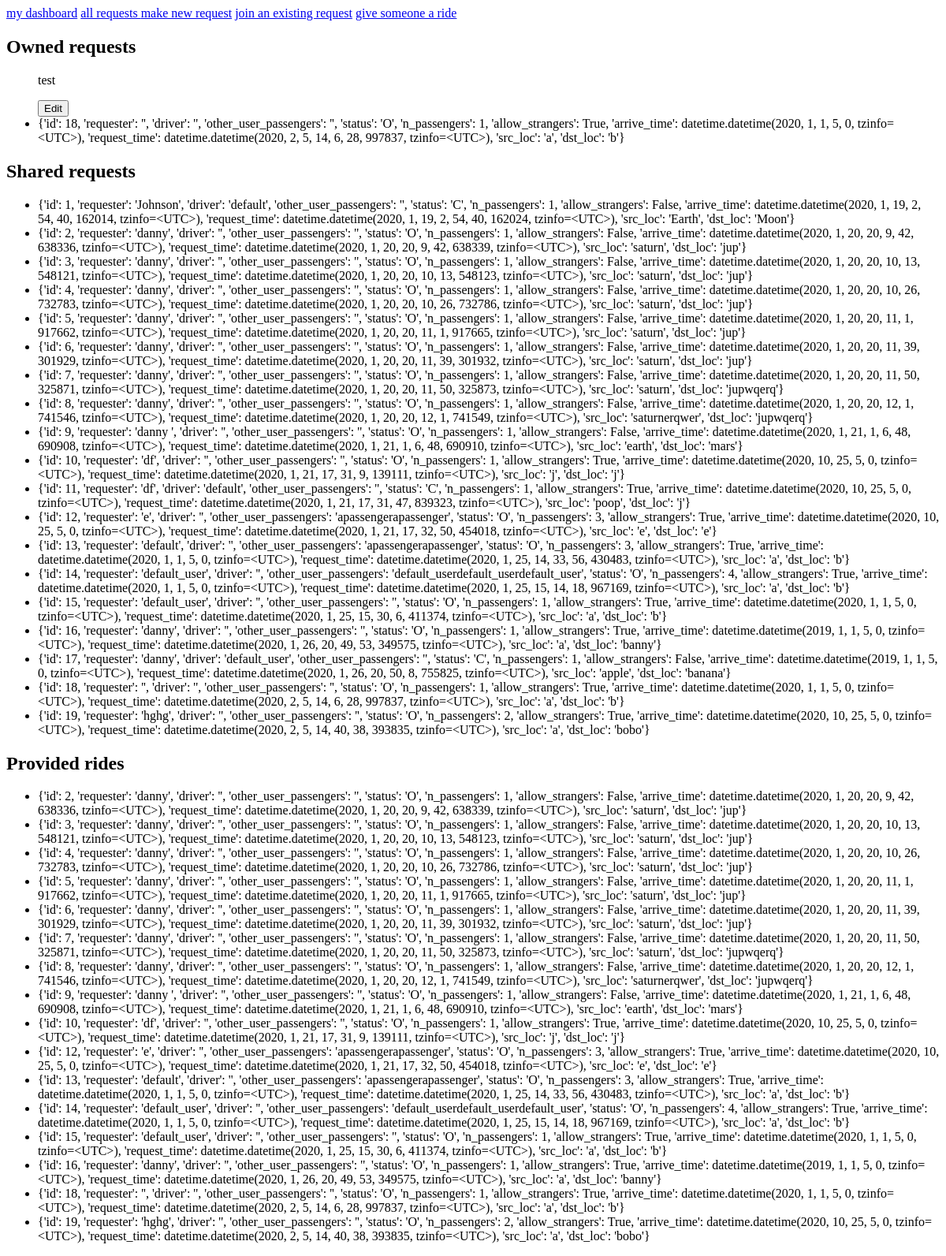
Page /riderequests/my_dashboard/ on the earlier database version.
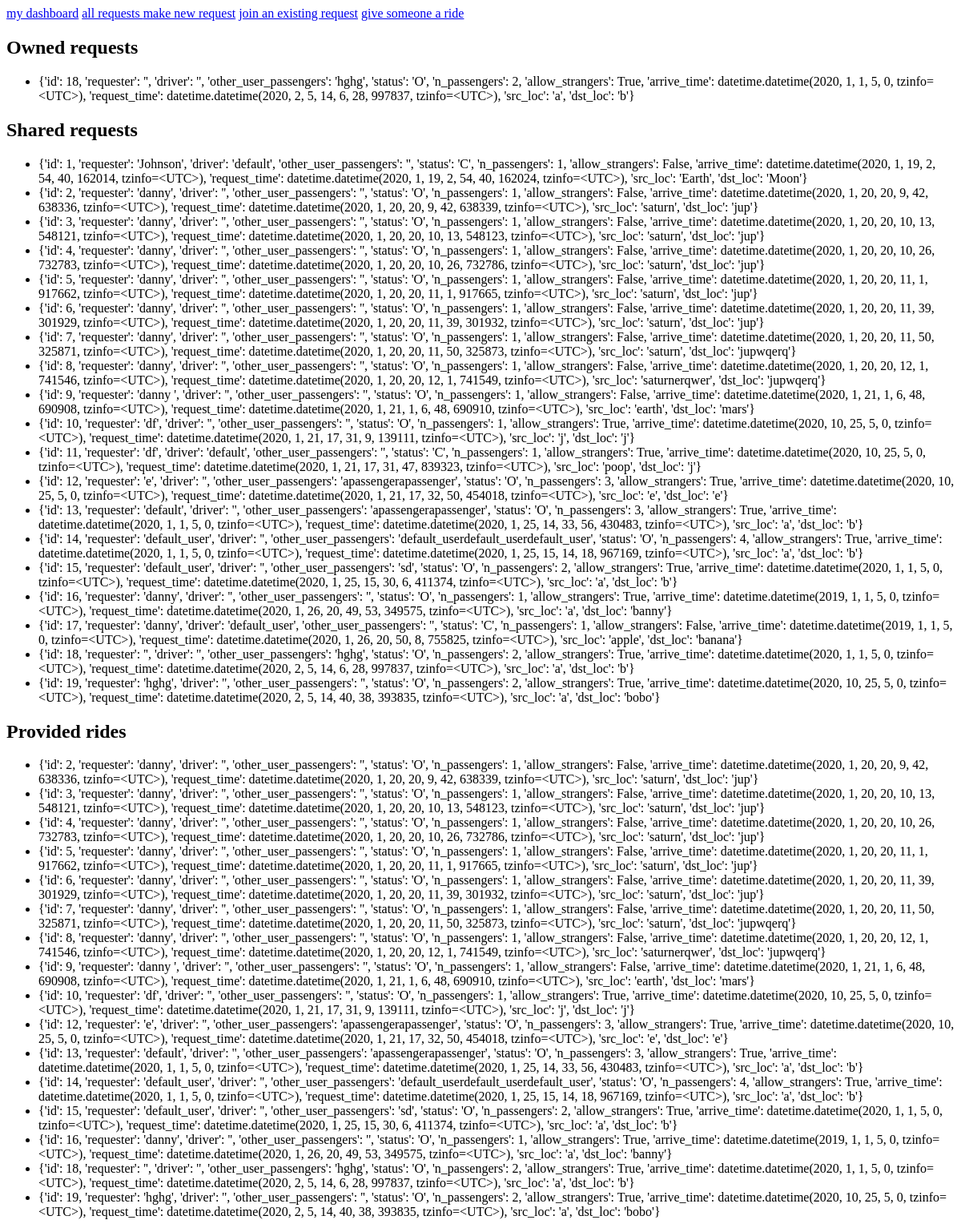
Same page on the later database version.
### riderequests/models.py (models this page shows)
class Request(models.Model):
    OPEN = 'O'
    CONFIRMED = 'C'
    COMPLETED = 'F'
    STATUSES = (
            (OPEN, 'open'),
            (CONFIRMED, 'confirmed'),
            (COMPLETED, 'completed'),
    )
    requester = models.CharField(max_length=50)
    driver = models.CharField(max_length = 50, default = '')
    other_user_passengers =  models.CharField(max_length = 500, default = '')
    status = models.CharField(
            max_length=1,
            choices = STATUSES,
            default = OPEN)
    n_passengers = models.IntegerField(default = 1)
    allow_strangers = models.BooleanField(default = False)
    arrive_time = models.DateTimeField('expected arrival')
    request_time = models.DateTimeField('request sent time',default = datetime.now)
    src_loc = models.CharField(max_length = 500)
    dst_loc = models.CharField(max_length = 500)
    def __str__(self):
        tmp = copy.copy(self.__dict__)
        del tmp['_state']
        return str(tmp)

### riderequests/views.py (the view)
# urls.py: path('my_dashboard/', views.my_dashboard, name = 'my_dashboard'),
def my_dashboard(request):
    user = get_user(request)
    owned_requests = Request.objects.filter(requester__exact = user)
    provided_rides = Request.objects.filter(driver__exact = user)
    shared_requests = Request.objects.filter(other_user_passengers__contains = user)
    ctx = {'owned_requests':owned_requests, 'provided_rides': provided_rides,
            'shared_requests':shared_requests}
    template = loader.get_template('riderequests/my_dashboard.html')
    return HttpResponse(template.render(ctx,request))

### riderequests/views.py (called while the page is built)
def get_user(request):
    return request.user.username

### templates/riderequests/my_dashboard.html
{% include "./header_links.html" %}
<h2>Owned requests</h2>
{% if owned_requests %}
	<ul>
	{% for req in owned_requests %}
		{% if req.status == 'O' and req.other_user_passengers == '' %}
		<p>test</p>
		<a href="/riderequests/edit_request/?id={{req.id}}">
			<button type = "button">Edit </button>
		</a>
		{% endif %}
		<li>{{req}}</li>
	{% endfor %}
	</ul>
{% else %}
	<p> You own no requests! </p>
{% endif %}
<h2>Shared requests</h2>
{% if shared_requests %}
	<ul>
	{% for req in shared_requests %}
		<li>{{req}}</li>
	{% endfor %}
	</ul>
{% else %}
	<p> You shared no requests! </p>
{% endif %}
<h2>Provided rides</h2>
{% if provided_rides %}
	<ul>
	{% for req in provided_rides %}
		<li>{{req}}</li>
	{% endfor %}
	</ul>
{% else %}
	<p> You are not giving any rides </p>
{% endif %}

Differences in the rows shown:
changed Request (number 1 of 19 on the later page): req "…'', 'driver': '', 'other_user_passengers': '', 'status': 'O', 'n_passengers': 1, 'allow_strangers': True, 'arrive_time': datetime.datetime(2020,…" → "…'', 'driver': '', 'other_user_passengers': 'hghg', 'status': 'O', 'n_passengers': 2, 'allow_strangers': True, 'arrive_time': datetime.datetime(2020,…"; no longer shows "test Edit"
changed Request (number 16 of 19 on the later page): req "…'default_user', 'driver': '', 'other_user_passengers': '', 'status': 'O', 'n_passengers': 1, 'allow_strangers': True, 'arrive_time': datetime.datetime(2020,…" → "…'default_user', 'driver': '', 'other_user_passengers': 'sd', 'status': 'O', 'n_passengers': 2, 'allow_strangers': True, 'arrive_time': datetime.datetime(2020,…"
